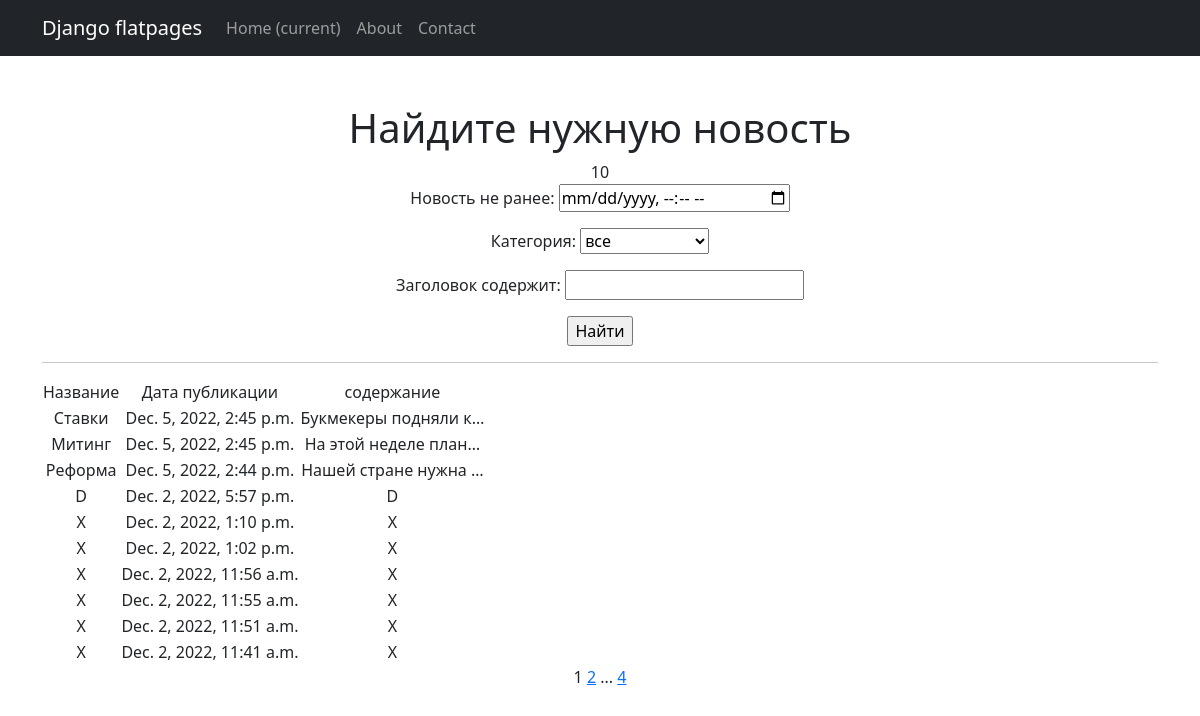
The app's page /search/ with its own data.
### news/models.py (models this page shows, shortened)
class Post(models.Model):
    article = 'ar'
    new = 'ne'
    POSTVARIETY = [
        (article, 'Статья'),
        (new, 'Новость')
    ]
    author = models.ForeignKey(Author, on_delete=models.CASCADE)
    post_variety = models.CharField(max_length=2, choices=POSTVARIETY, default=article)
    dateCreation = models.DateTimeField(auto_now_add=True)
    category = models.ManyToManyField(Category, through="PostCategory")
    title = models.CharField(max_length=255, default="Новый контент")
    text = models.TextField()
    rating = models.IntegerField(default=0)

### news/views.py (the view)
# urls.py: path('search/', PostSearch.as_view(), name='news_search'),
class PostSearch(ListView):
    model = Post
    ordering = '-dateCreation'
    template_name = 'news_search.html'
    context_object_name = 'news'
    paginate_by = 10
    def get_queryset(self):
        queryset = super().get_queryset()
        self.filterset = NewsFilter(self.request.GET, queryset)
        return self.filterset.qs
    def get_context_data(self, **kwargs):
        context = super().get_context_data(**kwargs)
        context['filterset'] = self.filterset
        return context

### news/models.py (called while the page is built)
    def __str__(self):
        return self.category

### news/templatetags/custom_filters.py (called while the page is built)
@register.filter()
def censor(value):
   bad_words = ['Хуй','хуй','Бля','бля','еба','Еба','пиз','Пиз','Хер','хер', 'хуе','Хуе']
   value_= value.split()
   result = []
   for a in value_:
      if a[:3] in bad_words:
         a = a[0] + "*"*len(a[1:])
         result.append(a)
      else:
          result.append(a)
   return " ".join(result)

### templates/news_search.html (shortened to what this page needs)
{% extends 'flatpages/default.html' %}
{% load custom_filters %}
{% load custom_tags %}
{% block content %}
   <h1>Найдите нужную новость</h1>
   {{news|length}}
   <form action="" method="get">
       {{ filterset.form.as_p }}
       <input type="submit" value="Найти" />
   </form>
   <hr>
   {% if news %}
       <table>
           <tr>
               <td>Название</td>
               <td>Дата публикации</td>
               <td>содержание</td>
           </tr>
           {% for new in news %}
           <tr>
               <td>{{ new.title|censor }}</td>
               <td>{{ new.dateCreation }}</td>
               <td>{{ new.text|truncatechars:20|censor }}</td>
           </tr>
           {% endfor %}
       </table>
   {% else %}
       <h2>Новостей нет!</h2>
   {% endif %}
   {{ page_obj.number }}
   {% if page_obj.has_next %}
       <a href="?page={{ page_obj.next_page_number }}">{{ page_obj.next_page_number }}</a>
       {% if paginator.num_pages != page_obj.next_page_number %}
           ...
           <a href="?page={{ page_obj.paginator.num_pages }}">{{ page_obj.paginator.num_pages }}</a>
       {% endif %}
   {% endif %}
{% endblock content %}

### records on screen
Post: title|censor "Ставки", dateCreation "Dec. 5, 2022, 2:45 p.m.", text|censor "Букмекеры подняли к…"
Post: title|censor "Митинг", dateCreation "Dec. 5, 2022, 2:45 p.m.", text|censor "На этой неделе план…"
Post: title|censor "Реформа", dateCreation "Dec. 5, 2022, 2:44 p.m.", text|censor "Нашей стране нужна …"
Post: title|censor "D", dateCreation "Dec. 2, 2022, 5:57 p.m.", text|censor "D"
Post: title|censor "X", dateCreation "Dec. 2, 2022, 1:10 p.m.", text|censor "X"
Post: title|censor "X", dateCreation "Dec. 2, 2022, 1:02 p.m.", text|censor "X"
Post: title|censor "X", dateCreation "Dec. 2, 2022, 11:56 a.m.", text|censor "X"
Post: title|censor "X", dateCreation "Dec. 2, 2022, 11:55 a.m.", text|censor "X"
Post: title|censor "X", dateCreation "Dec. 2, 2022, 11:51 a.m.", text|censor "X"
Post: title|censor "Х", dateCreation "Dec. 2, 2022, 11:41 a.m.", text|censor "Х"

### other values on screen
{{ news|length }} "10"
{{ page_obj.number }} "1"
{{ page_obj.next_page_number }} "2"
{{ page_obj.paginator.num_pages }} "4"
